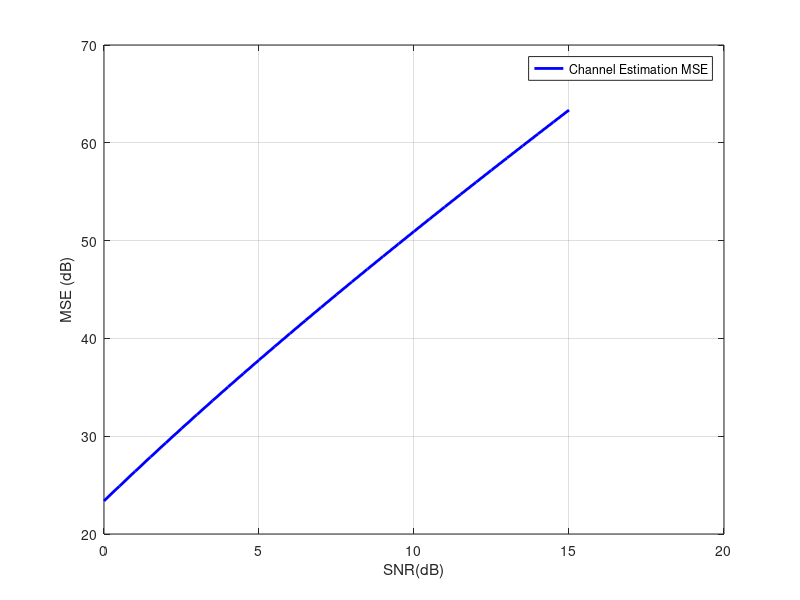
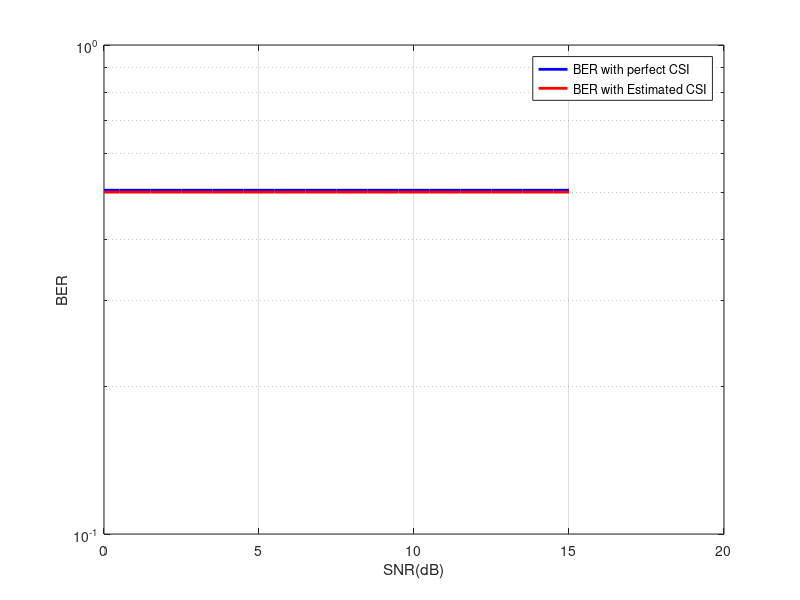

These figures' MATLAB source, in order:
%Refershing Terminal & Workspace
clc
clear

nPilot = 10;
nData = 1e3;
blocklength = nPilot+nData;
nBlocks = 2e3;
SNRdb = 0:0.5:15;
SNR = 10.^(SNRdb/10);

No = 1;
BER_pCSI = zeros(size(SNRdb)); % BER of perfect chanel
BER_imCSI = zeros(size(SNRdb)); % BER of imperfect or estimated channel
hEstErr = zeros(size(SNRdb)); % Channel estimation error

for blk = 1:nBlocks
    h = randn + 1j*randn;  % 1. Generate complex gaussian channel
    Bits = randi([0,1],1,blocklength); % 2. Generate bits of length equal to blocklength
    Sym = 2 * Bits - 1;%2. Generate BPSK symbols, ie map bit 1--->+1 and 0--->-1
    pSym = Sym(1:nPilot); % 4. generate/get nPilot number of pilot symbols
    pNorm = norm(pSym.*pSym); % 5. Calculate the norm square of pilot symbols
    noise = sqrt(No/2)*(randn(1,blocklength) + 1j*randn(1,blocklength)); % Generate complex noise of variance N0 
    for K = 1: length(SNRdb)
        TxSym = sqrt(SNR(K))*Sym;  % Generate transmit symbol 
        RxSym = (TxSym)*h + noise;  % Calculate the received symbol
        pObser = RxSym(1:nPilot);
        pObser_trans = transpose(pObser);% Get the reveived observation vector corresponding to the pilot symbols
        hEst = ((pSym)*(pObser_trans))/(pNorm); % calculate estimated channel
        hEstErr(K) = hEstErr(K) + abs((h-hEst))^2;  % Calculate channel estimation error
        EqSym_pCSI = RxSym/h; % Equlization of perfect channel
        Decbits_pCSI = (EqSym_pCSI > 0); % Make decision based on received symbols to recover the bits under perfect channel
        BER_pCSI(K) = BER_pCSI(K) + sum(Decbits_pCSI ~= Bits); % Calculate BER of perfect channel
       
        EqSym_imCSI = RxSym(nPilot:blocklength)/hEst;
        Decbits_imCSI = (EqSym_imCSI > 0);  
        % Equlization of estimated/imperfect channel
        
        %Make decision based on received symbols to recover the bits under imperfect channel
        BER_imCSI(K) =BER_imCSI(K) + sum(Decbits_imCSI ~= Bits(nPilot:blocklength)); 
    end
end
hEstMSE = hEstErr/nBlocks;
BER_pCSI = BER_pCSI/nData/nBlocks;
BER_imCSI = BER_imCSI/nData/nBlocks;

figure;
plot(SNRdb,10*log(hEstMSE),'b','LineWidth',2.0)
grid on
legend('Channel Estimation MSE')
xlabel('SNR(dB)')
ylabel('MSE (dB)')

figure;
semilogy(SNRdb,BER_pCSI,'b','LineWidth',2.0)
hold on
semilogy(SNRdb,BER_imCSI,'r','LineWidth',2.0)
grid on
legend('BER with perfect CSI','BER with Estimated CSI')
xlabel('SNR(dB)')
ylabel('BER')


